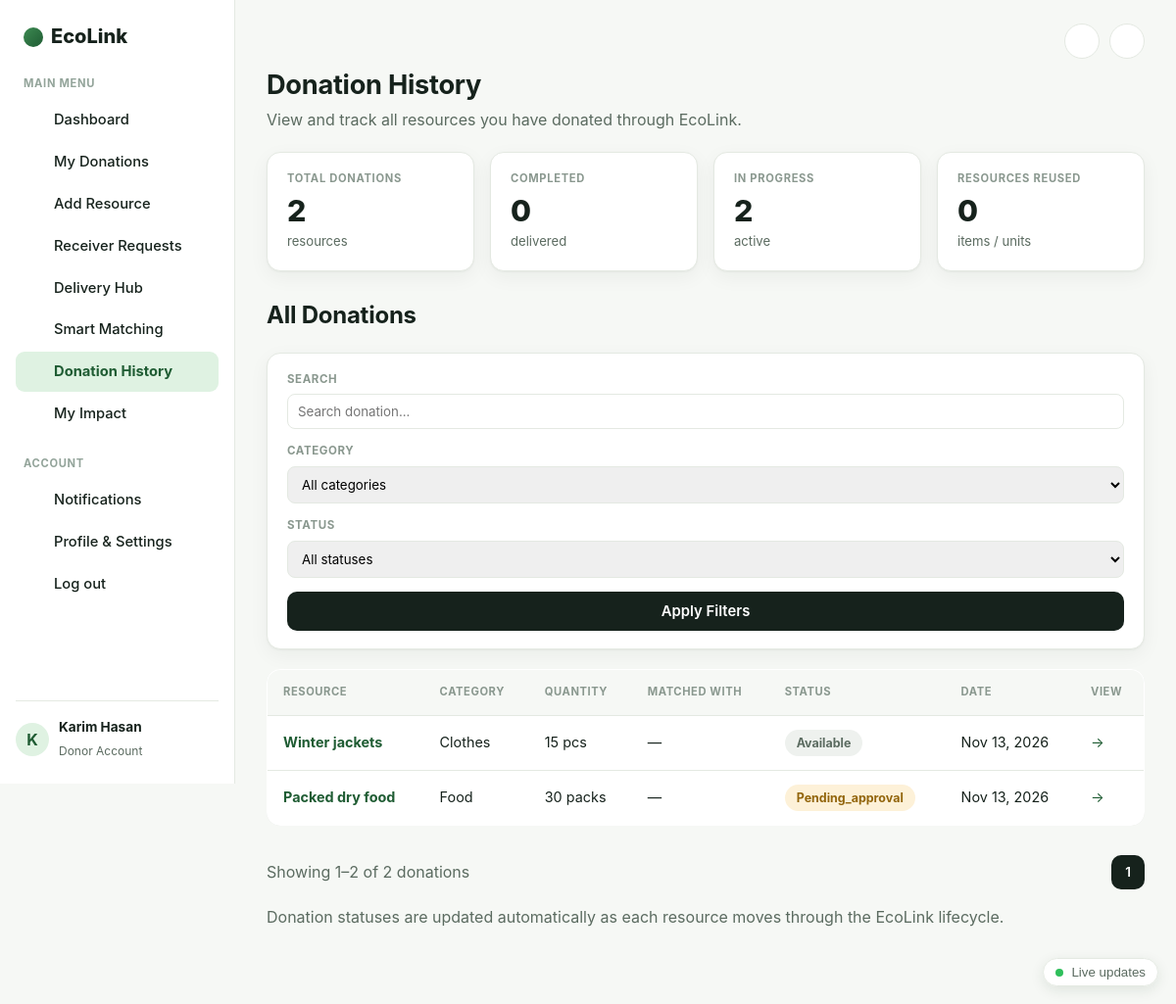
Page /donor/donation_history.php (signed in) on the committed database.
### tables this page shows
CREATE TABLE IF NOT EXISTS donations (
    donation_id         INT AUTO_INCREMENT PRIMARY KEY,
    donor_id            INT NOT NULL,
    category_id         INT NOT NULL,
    title               VARCHAR(200) NOT NULL,
    description         TEXT NULL,
    quantity            INT NOT NULL DEFAULT 1,
    unit                VARCHAR(30) NOT NULL DEFAULT 'pcs',
    condition_grade     ENUM('new','like_new','good','fair') NOT NULL DEFAULT 'good',
    pickup_address      VARCHAR(255) NOT NULL,
    latitude            DOUBLE NULL,
    longitude           DOUBLE NULL,
    expiry_datetime     DATETIME NULL,
    image_path          VARCHAR(255) NULL,
    status              ENUM('pending_approval','available','matched','accepted','pickup','delivered','completed','cancelled','rejected')
                        NOT NULL DEFAULT 'pending_approval',
    matched_receiver_id INT NULL,
    matched_score       DECIMAL(6,2) NULL,
    approved_by         INT NULL,
    approved_at         DATETIME NULL,
    rejection_reason    VARCHAR(255) NULL,
    created_at          TIMESTAMP NOT NULL DEFAULT CURRENT_TIMESTAMP,
    updated_at          TIMESTAMP NOT NULL DEFAULT CURRENT_TIMESTAMP ON UPDATE CURRENT_TIMESTAMP,
    INDEX idx_don_status (status),
    INDEX idx_don_donor (donor_id),
    INDEX idx_don_receiver (matched_receiver_id),
    INDEX idx_don_cat (category_id),
    CONSTRAINT fk_don_donor FOREIGN KEY (donor_id) REFERENCES users(user_id) ON DELETE CASCADE,
    CONSTRAINT fk_don_cat   FOREIGN KEY (category_id) REFERENCES resource_categories(category_id)
);

CREATE TABLE IF NOT EXISTS resource_categories (
    category_id     INT AUTO_INCREMENT PRIMARY KEY,
    name            VARCHAR(60) NOT NULL,
    weight_urgency  DECIMAL(4,2) NOT NULL DEFAULT 0.25,
    weight_distance DECIMAL(4,2) NOT NULL DEFAULT 0.25,
    weight_demand   DECIMAL(4,2) NOT NULL DEFAULT 0.30,
    weight_capacity DECIMAL(4,2) NOT NULL DEFAULT 0.20,
    UNIQUE KEY uq_cat_name (name)
);

### config/app.php (called while the page is built, shortened)
<?php
function e(string $str): string {
    return htmlspecialchars($str, ENT_QUOTES, 'UTF-8');
}
function isLoggedIn(): bool {
    return isset($_SESSION['user_id']);
}
function currentUserRole(): ?string {
    return $_SESSION['role'] ?? null;
}

### includes/media.php (called while the page is built, shortened)
<?php
function donationUrl(int $donationId): string
{
    return BASE_URL . '/donation_view.php?id=' . $donationId;
}

### donor/donation_history.php (the view, shortened to what this page needs)
<?php
require_once __DIR__ . '/../config/app.php';
require_once __DIR__ . '/../includes/media.php';
$db = getDB();
$uid = currentUserId();
$search = trim($_GET['search'] ?? '');
$page = max(1, (int)($_GET['page'] ?? 1));
$perPage = 6;
$where = ["d.donor_id = ?"];
$params = [$uid];
$whereSql = implode(' AND ', $where);
$countStmt = $db->prepare("SELECT COUNT(*) c FROM donations d JOIN resource_categories c ON c.category_id = d.category_id WHERE $whereSql");
$countStmt->execute($params);
$total = (int)$countStmt->fetch()['c'];
$offset = ($page - 1) * $perPage;
$stmt = $db->prepare(
    "SELECT d.*, c.name AS category_name, u.full_name AS receiver_name
     FROM donations d
     JOIN resource_categories c ON c.category_id = d.category_id
     LEFT JOIN users u ON u.user_id = d.matched_receiver_id
     WHERE $whereSql ORDER BY d.created_at DESC LIMIT $perPage OFFSET $offset"
);
$stmt->execute($params);
$rows = $stmt->fetchAll();
$summary = $db->prepare(
    "SELECT COUNT(*) AS total, SUM(status='completed') AS completed, SUM(status NOT IN ('completed','cancelled')) AS in_progress,
            (SELECT COALESCE(SUM(il.quantity),0) FROM impact_log il JOIN donations dd ON dd.donation_id = il.donation_id WHERE dd.donor_id = ?) AS reused
     FROM donations WHERE donor_id = ?"
);
$summary->execute([$uid, $uid]);
$summary = $summary->fetch();
require_once __DIR__ . '/../includes/header.php';
?>
<h1>Donation History</h1>
<p>View and track all resources you have donated through EcoLink.</p>
<section class="cards-row">
    <div class="mini-card"><span class="eyebrow">Total Donations</span><strong><?= (int)$summary['total'] ?></strong><span>resources</span></div>
    <div class="mini-card"><span class="eyebrow">Completed</span><strong><?= (int)$summary['completed'] ?></strong><span>delivered</span></div>
    <div class="mini-card"><span class="eyebrow">In Progress</span><strong><?= (int)$summary['in_progress'] ?></strong><span>active</span></div>
    <div class="mini-card"><span class="eyebrow">Resources Reused</span><strong><?= (int)$summary['reused'] ?></strong><span>items / units</span></div>
</section>
<h2>All Donations</h2>
<form method="get" class="filter-bar">
    <label>Search
        <input type="text" name="search" placeholder="Search donation..." value="<?= e($search) ?>">
    </label>
    <label>Category
        <select name="category">
            <option value="">All categories</option>
        </select>
    </label>
    <label>Status
        <select name="status">
            <option value="">All statuses</option>
        </select>
    </label>
    <button class="btn-primary" type="submit">Apply Filters</button>
</form>
<table class="data-table">
    <thead><tr><th>Resource</th><th>Category</th><th>Quantity</th><th>Matched With</th><th>Status</th><th>Date</th><th>View</th></tr></thead>
    <tbody>
    <?php foreach ($rows as $r): ?>
        <tr>
            <td><strong><a href="<?= donationUrl((int)$r['donation_id']) ?>"><?= e($r['title']) ?></a></strong></td>
            <td><?= e($r['category_name']) ?></td>
            <td><?= (int)$r['quantity'] ?> <?= e($r['unit']) ?></td>
            <td><?= $r['receiver_name'] ? e($r['receiver_name']) : '—' ?></td>
            <td><span class="badge badge-<?= e($r['status']) ?>"><?= e(ucfirst($r['status'])) ?></span></td>
            <td><?= e(date('M d, Y', strtotime($r['created_at']))) ?></td>
            <td><a href="<?= BASE_URL ?>/donor/my_donations.php">→</a></td>
        </tr>
    <?php endforeach; ?>
    </tbody>
</table>
<div style="display:flex; justify-content:space-between; align-items:center;">
    <span style="color:var(--ink-soft);">Showing <?= count($rows) ? $offset + 1 : 0 ?>–<?= $offset + count($rows) ?> of <?= $total ?> donations</span>
    <div style="display:flex; gap:6px;">
        <?php for ($p = 1; $p <= max(1, ceil($total / $perPage)); $p++): ?>
            <a class="btn-small <?= $p === $page ? 'btn-primary' : 'btn-secondary' ?>"
               href="?<?= http_build_query(array_merge($_GET, ['page' => $p])) ?>"><?= $p ?></a>
        <?php endfor; ?>
    </div>
</div>
<p style="color:var(--ink-soft); margin-top:16px;">Donation statuses are updated automatically as each resource moves through the EcoLink lifecycle.</p>
<?php require_once __DIR__ . '/../includes/footer.php'; ?>

### includes/header.php (shortened to what this page needs)
<?php
require_once __DIR__ . '/../config/app.php';
function sidebarMenu(string $role): array {
    if ($role === 'donor') {
        return [
            'label' => 'MAIN MENU',
            'items' => [
                ['key' => 'dashboard',   'label' => 'Dashboard',         'href' => '/donor/dashboard.php',        'icon' => 'grid'],
                ['key' => 'donations',   'label' => 'My Donations',      'href' => '/donor/my_donations.php',     'icon' => 'circle'],
                ['key' => 'add',         'label' => 'Add Resource',      'href' => '/donor/upload_resource.php',  'icon' => 'plus'],
                ['key' => 'incoming',    'label' => 'Receiver Requests', 'href' => '/donor/donation_requests.php',    'icon' => 'arrow'],
                ['key' => 'hub',         'label' => 'Delivery Hub',      'href' => '/donor/hub_dropoff.php',      'icon' => 'circle'],
                ['key' => 'matching',    'label' => 'Smart Matching',    'href' => '/donor/smart_matching.php',   'icon' => 'spark'],
                ['key' => 'history',     'label' => 'Donation History',  'href' => '/donor/donation_history.php', 'icon' => 'search'],
                ['key' => 'impact',      'label' => 'My Impact',         'href' => '/donor/my_impact.php',        'icon' => 'arrow'],
            ],
        ];
    }
    return [
        'label' => 'ADMIN MENU',
        'items' => [
            ['key' => 'dashboard',  'label' => 'Dashboard',            'href' => '/admin/dashboard.php',           'icon' => 'grid'],
            ['key' => 'approvals',  'label' => 'Donation Approvals',   'href' => '/admin/approve_donations.php',   'icon' => 'check'],
            ['key' => 'hubs',       'label' => 'Delivery Hubs',        'href' => '/admin/hubs.php',                'icon' => 'circle'],
            ['key' => 'hubdesk',    'label' => 'Hub Desk',             'href' => '/admin/hub_desk.php',            'icon' => 'check'],
            ['key' => 'users',      'label' => 'Users & Organizations','href' => '/admin/users.php',               'icon' => 'circle'],
            ['key' => 'verify',     'label' => 'User Verification',    'href' => '/admin/verify_users.php',        'icon' => 'check'],
            ['key' => 'resources',  'label' => 'Resources & Categories','href' => '/admin/manage_categories.php',  'icon' => 'plus'],
            ['key' => 'requests',   'label' => 'Requests',             'href' => '/admin/requests.php',            'icon' => 'search'],
            ['key' => 'matches',    'label' => 'Match Monitoring',     'href' => '/admin/matches.php',             'icon' => 'spark'],
            ['key' => 'surveys',    'label' => 'Surveys',              'href' => '/admin/surveys.php',             'icon' => 'star'],
            ['key' => 'donations',  'label' => 'Donation Lifecycle',   'href' => '/admin/donations.php',           'icon' => 'refresh'],
            ['key' => 'analytics',  'label' => 'Matching Analytics',   'href' => '/admin/matching_analytics.php',  'icon' => 'arrow'],
            ['key' => 'impact',     'label' => 'Impact Dashboard',     'href' => '/admin/impact_dashboard.php',    'icon' => 'star'],
            ['key' => 'reports',    'label' => 'Reports & Analytics',  'href' => '/admin/reports.php',             'icon' => 'chart'],
            ['key' => 'moderation', 'label' => 'Moderation Center',    'href' => '/admin/moderation.php',          'icon' => 'flag'],
        ],
    ];
}
function navIcon(string $name): string {
    $icons = [
        'grid'   => '<rect x="3" y="3" width="7" height="7" rx="1.5"/><rect x="14" y="3" width="7" height="7" rx="1.5"/><rect x="3" y="14" width="7" height="7" rx="1.5"/><rect x="14" y="14" width="7" height="7" rx="1.5"/>',
        'circle' => '<circle cx="12" cy="12" r="8"/>',
        'plus'   => '<line x1="12" y1="5" x2="12" y2="19"/><line x1="5" y1="12" x2="19" y2="12"/>',
        'search' => '<circle cx="11" cy="11" r="7"/><line x1="21" y1="21" x2="16.65" y2="16.65"/>',
        'spark'  => '<path d="M12 2 L14 9 L21 12 L14 15 L12 22 L10 15 L3 12 L10 9 Z"/>',
        'arrow'  => '<line x1="17" y1="7" x2="7" y2="17"/><polyline points="8 7 17 7 17 16"/>',
        'bell'   => '<path d="M18 8a6 6 0 10-12 0c0 7-3 9-3 9h18s-3-2-3-9"/><path d="M13.73 21a2 2 0 01-3.46 0"/>',
        'gear'   => '<circle cx="12" cy="12" r="3"/><path d="M19.4 15a1.65 1.65 0 00.33 1.82l.06.06a2 2 0 11-2.83 2.83l-.06-.06a1.65 1.65 0 00-1.82-.33 1.65 1.65 0 00-1 1.51V21a2 2 0 01-4 0v-.09A1.65 1.65 0 009 19.4a1.65 1.65 0 00-1.82.33l-.06.06a2 2 0 11-2.83-2.83l.06-.06A1.65 1.65 0 004.6 15a1.65 1.65 0 00-1.51-1H3a2 2 0 010-4h.09A1.65 1.65 0 004.6 9a1.65 1.65 0 00-.33-1.82l-.06-.06a2 2 0 112.83-2.83l.06.06A1.65 1.65 0 009 4.6a1.65 1.65 0 001-1.51V3a2 2 0 014 0v.09A1.65 1.65 0 0015 4.6a1.65 1.65 0 001.82-.33l.06-.06a2 2 0 112.83 2.83l-.06.06A1.65 1.65 0 0019.4 9c.36.19.7.44 1 .74"/>',
        'check'  => '<polyline points="20 6 9 17 4 12"/>',
        'refresh'=> '<polyline points="23 4 23 10 17 10"/><path d="M20.49 15a9 9 0 11-2.12-9.36L23 10"/>',
        'star'   => '<polygon points="12 2 15.09 8.26 22 9.27 17 14.14 18.18 21.02 12 17.77 5.82 21.02 7 14.14 2 9.27 8.91 8.26 12 2"/>',
        'chart'  => '<line x1="18" y1="20" x2="18" y2="10"/><line x1="12" y1="20" x2="12" y2="4"/><line x1="6" y1="20" x2="6" y2="14"/>',
        'flag'   => '<path d="M4 15s1-1 4-1 5 2 8 2 4-1 4-1V3s-1 1-4 1-5-2-8-2-4 1-4 1z"/><line x1="4" y1="22" x2="4" y2="15"/>',
        'user'   => '<path d="M20 21v-2a4 4 0 00-4-4H8a4 4 0 00-4 4v2"/><circle cx="12" cy="7" r="4"/>',
    ];
    $path = $icons[$name] ?? $icons['circle'];
    return '<svg viewBox="0 0 24 24" fill="none" stroke="currentColor" stroke-width="2" stroke-linecap="round" stroke-linejoin="round">' . $path . '</svg>';
}
$__currentFile = basename($_SERVER['SCRIPT_NAME']);
?>
<!DOCTYPE html>
<html lang="en">
<head>
<link rel="stylesheet" href="<?= BASE_URL ?>/assets/css/style.css?v=20261102">
</head>
<body class="<?= isLoggedIn() ? 'has-sidebar' : '' ?>">
<?php if (isLoggedIn()): ?>
    <?php $menu = sidebarMenu(currentUserRole()); ?>
    <div class="app-shell">
        <aside class="sidebar">
            <a class="brand" href="<?= BASE_URL ?>/index.php">
                <span class="brand-dot"></span> EcoLink
            </a>
            <nav class="side-nav">
                <p class="side-label"><?= e($menu['label']) ?></p>
                <?php foreach ($menu['items'] as $item): ?>
                    <a class="side-link <?= $__currentFile === basename($item['href']) ? 'active' : '' ?>"
                       href="<?= BASE_URL . $item['href'] ?>">
                        <span class="side-icon"><?= navIcon($item['icon']) ?></span>
                        <?= e($item['label']) ?>
                    </a>
                <?php endforeach; ?>
                <p class="side-label" style="margin-top:22px;">ACCOUNT</p>
                <a class="side-link <?= $__currentFile === 'notifications.php' ? 'active' : '' ?>" href="<?= BASE_URL ?>/notifications.php">
                    <span class="side-icon"><?= navIcon('bell') ?></span> Notifications
                </a>
                <a class="side-link <?= $__currentFile === 'settings.php' ? 'active' : '' ?>" href="<?= BASE_URL ?>/settings.php">
                    <span class="side-icon"><?= navIcon('gear') ?></span> Profile &amp; Settings
                </a>
                <a class="side-link" href="<?= BASE_URL ?>/logout.php">
                    <span class="side-icon"><?= navIcon('arrow') ?></span> Log out
                </a>
            </nav>
            <div class="side-user">
                <span class="side-avatar"><?= e(strtoupper(substr($_SESSION['full_name'] ?? 'U', 0, 1))) ?></span>
                <div>
                    <strong><?= e($_SESSION['full_name'] ?? '') ?></strong>
                    <small><?= e(ucfirst(currentUserRole())) ?> Account</small>
                </div>
            </div>
        </aside>
        <main class="app-main">
            <div class="app-topbar">
                <div class="topbar-icons">
                    <a class="icon-btn" href="#" title="Search"><?= navIcon('search') ?></a>
                    <a class="icon-btn" href="<?= BASE_URL ?>/notifications.php" title="Notifications"><?= navIcon('bell') ?></a>
                </div>
            </div>
<?php endif; ?>

### includes/footer.php (shortened to what this page needs)
<?php if (isLoggedIn()): ?>
        </main>
    </div>
<?php endif; ?>
<?php require_once __DIR__ . '/activity_popup.php'; ?>
</body>
</html>

### includes/activity_popup.php (shortened to what this page needs)
<?php
$__apV = '20261107';
?>
<link rel="stylesheet" href="<?= BASE_URL ?>/assets/css/activity-popup.css?v=<?= $__apV ?>">
<div id="eco-pop" class="eco-pop" data-endpoint="<?= BASE_URL ?>/api/activity.php" aria-live="polite" aria-label="Live EcoLink activity">
    <button type="button" class="eco-pop-toggle" aria-pressed="false" title="Mute / unmute live updates">
        <span class="eco-pop-dot"></span><span class="eco-pop-toggle-label">Live updates</span>
    </button>
</div>

### assets/css/activity-popup.css (style rules this page uses)
.eco-pop { position: fixed; right: 18px; bottom: 18px; z-index: 9999; width: min(360px, calc(100vw - 36px)); pointer-events: none; font-family: inherit; }
.eco-pop-toggle { float: right; pointer-events: auto; margin-top: 10px; display: inline-flex; align-items: center; gap: 8px; background: rgba(255,255,255,.92); backdrop-filter: blur(8px); border: 1px solid var(--line, #e4e9e2); border-radius: 999px; padding: 6px 12px; font: 600 .72rem/1 inherit; color: var(--ink-soft, #5b6b60); cursor: pointer; box-shadow: 0 4px 14px rgba(20,54,31,.10); }
.eco-pop-dot { width: 8px; height: 8px; border-radius: 50%; background: #2fbf5b; box-shadow: 0 0 0 0 rgba(47,191,91,.6); animation: ecoPulse 2s infinite; }

### rows in the picture
donations: title "Winter jackets", category.name "Clothes", quantity "15", unit "pcs", status "Available", created_at "Nov 13, 2026"
donations: title "Packed dry food", category.name "Food", quantity "30", unit "packs", status "Pending_approval", created_at "Nov 13, 2026"

### other values in the picture
$menu['label'] "MAIN MENU"
$item['label'] "Dashboard"
$item['label'] "My Donations"
$item['label'] "Add Resource"
$item['label'] "Receiver Requests"
$item['label'] "Delivery Hub"
$item['label'] "Smart Matching"
$item['label'] "Donation History"
$item['label'] "My Impact"
substr($_SESSION['full_name'] ?? 'U', 0, 1) "K"
$_SESSION['full_name'] "Karim Hasan"
currentUserRole() "Donor"
$summary['total'] "2"
$summary['completed'] "0"
$summary['in_progress'] "2"
